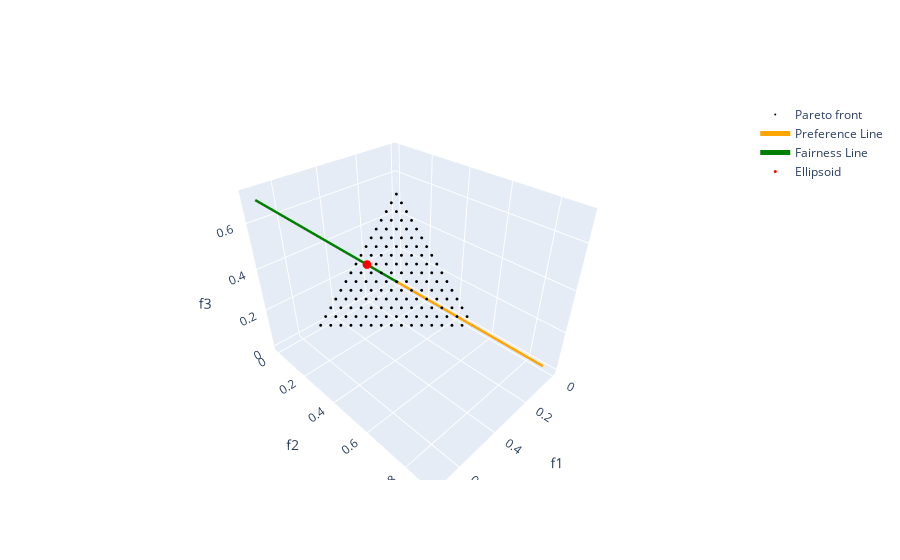

Write notebook code for a chart like this one.
### Code cell
plot_3d_plotly(pf, ref_dir, fair_dir, res_nosoften)
